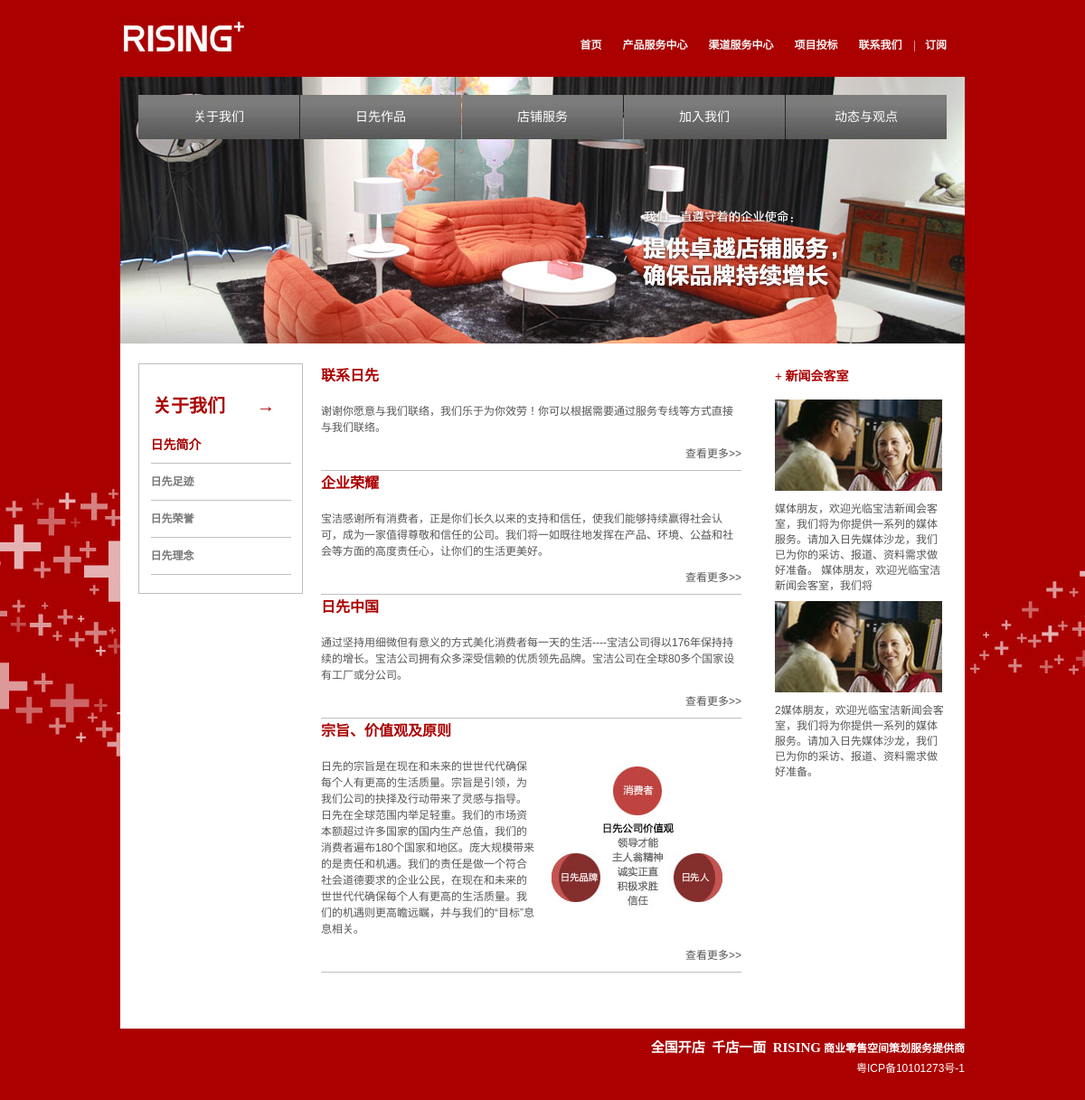
Page /index.php/about/view/about/1 on the committed database.
### tables this page shows
CREATE TABLE IF NOT EXISTS `sd_link` (
  `cat_id` smallint(6) unsigned NOT NULL AUTO_INCREMENT,
  `cat_name` varchar(90) NOT NULL,
  `action_name` varchar(50) NOT NULL COMMENT 'URL',
  `parent_id` smallint(6) NOT NULL DEFAULT '0',
  `sort_order` tinyint(4) NOT NULL,
  `tid` tinyint(4) NOT NULL DEFAULT '0' COMMENT '1为链接管理，0为栏目管理',
  PRIMARY KEY (`cat_id`),
  KEY `cat_name` (`cat_name`)
);

CREATE TABLE IF NOT EXISTS `sd_case_cat` (
  `cat_id` smallint(6) unsigned NOT NULL AUTO_INCREMENT,
  `typeid` tinyint(4) NOT NULL DEFAULT '0' COMMENT '1为图片2为新闻3为自定4自定义页面',
  `stype` varchar(200) NOT NULL,
  `cat_name` varchar(90) NOT NULL,
  `action_name` varchar(100) NOT NULL COMMENT 'URL',
  `keywords` varchar(255) NOT NULL,
  `cat_desc` varchar(255) NOT NULL,
  `cat_name_en` varchar(90) NOT NULL,
  `keywords_en` varchar(255) NOT NULL,
  `cat_desc_en` varchar(255) NOT NULL,
  `cat_pic` varchar(90) NOT NULL COMMENT '栏目banner',
  `keywords_tw` varchar(255) NOT NULL,
  `cat_desc_tw` varchar(255) NOT NULL,
  `parent_id` smallint(6) NOT NULL DEFAULT '0',
  `sort_order` tinyint(4) NOT NULL,
  `show_in_nav` tinyint(4) NOT NULL DEFAULT '0',
  PRIMARY KEY (`cat_id`),
  KEY `cat_name` (`cat_name`)
);

CREATE TABLE IF NOT EXISTS `sd_case_about` (
  `case_id` int(10) unsigned NOT NULL AUTO_INCREMENT,
  `cat_id` smallint(6) NOT NULL DEFAULT '0',
  `title` varchar(200) DEFAULT NULL,
  `sort_order` tinyint(4) NOT NULL DEFAULT '0',
  `keyword` varchar(100) DEFAULT NULL,
  `content` mediumtext,
  `title_en` varchar(200) NOT NULL,
  `keyword_en` varchar(100) NOT NULL,
  `content_en` mediumtext NOT NULL,
  `title_tw` varchar(200) NOT NULL,
  `keyword_tw` varchar(100) NOT NULL,
  `content_tw` mediumtext NOT NULL,
  `g_pic` varchar(50) NOT NULL,
  `addtime` int(11) NOT NULL DEFAULT '0',
  `author` varchar(20) DEFAULT NULL,
  `click` int(11) NOT NULL DEFAULT '0',
  `updatetime` int(11) NOT NULL DEFAULT '0',
  PRIMARY KEY (`case_id`)
);

CREATE TABLE IF NOT EXISTS `sd_news_link` (
  `cat_id` smallint(6) unsigned NOT NULL AUTO_INCREMENT,
  `cat_name` varchar(90) NOT NULL,
  `action_name` varchar(50) NOT NULL COMMENT 'URL',
  `parent_id` smallint(6) NOT NULL DEFAULT '0',
  `sort_order` tinyint(4) NOT NULL,
  `pic` char(50) NOT NULL DEFAULT '#' COMMENT 'banner URL',
  `cat_desc` tinytext NOT NULL COMMENT 'description of topic',
  PRIMARY KEY (`cat_id`),
  KEY `cat_name` (`cat_name`)
);

### app/controllers/about.php (called while the page is built, shortened)
<?php if ( ! defined('BASEPATH')) exit('No direct script access allowed');
class About extends CI_Controller {
	public function view($page = 'about')
    {
		$data['pre'] = $this->config->base_url();
		$link = $this->Common_model->get_link();
		$topic = $this->Common_model->get_topics();
		$pagenav = $this->Common_model->get_pagenav();
		$data['link'] = $link;
		$data['topic'] = $topic;
		$data['pagenav'] = $pagenav;
		$cur = 0;
		$data['cur'] = $cur;
		$cur2 = $this->uri->segment(5, 0);
		$cur3 = $cur2;
		if($cur2 == 0)
		{
			$cur2 = $pagenav[2]['cat_id'];
		}
		$data['cur2'] = $cur2;
		$data['cur3'] = $cur3;
		$url_detail = 'http://localhost/rising/index.php/about_detail/view/detail/1/6/';
		$data['url_detail'] = $url_detail;
		$this->load->model('About_model');
		$cat_id = 8;
		$content = $this->About_model->get_content($cat_id);
		$data['content'] = $content;
		$cat_id2 = 1;
		$news = $this->Common_model->get_news($cat_id2);
		$data['news'] = $news;
		$this->load->view('templates/header',$data);
		$this->load->view('templates/advertise',$data);
		$this->load->view('templates/pagenav',$data);
		$this->load->view('about/'.$page);
		$this->load->view('templates/footer');
	}
}

### index.php (called while the page is built, shortened)
<?php
require_once BASEPATH.'core/CodeIgniter.php';

### app/models/Common_model.php (called while the page is built, shortened)
<?php
class Common_model extends CI_Model
{
	public function get_link()
	{
		 $sql = "SELECT * FROM sd_link ";
		 $sql .= "ORDER BY sort_order DESC,cat_id";
		 $query = $this->db->query($sql);
		 return $query->result_array();
	}
	public function get_topic($parent_id)
	{
		$sql = "SELECT * FROM sd_case_cat ";
		$sql .= "WHERE parent_id = $parent_id ";
		$sql .= "ORDER BY sort_order DESC,cat_id";
		$query = $this->db->query($sql);
		$data = $query->result_array();
		return $data;
	}
	public function get_topics()
	{
		$parent_id = 0;
		$ftopic = $this->get_topic($parent_id);
		foreach($ftopic as $v)
		{
			$arr = array();
			$parent_id2 = $v['cat_id'];
			$stopic = $this->get_topic($parent_id2);
			$arr[] = $v;
			$arr[] = $stopic;
			$res[] = $arr;
		}
		return $res;
	}
	public function get_pagenav()
	{
		$parent_id = $this->uri->segment(4, 0);
		$sql1 = "SELECT * FROM sd_case_cat ";
		$sql1 .= "WHERE cat_id = $parent_id ";
		$sql1 .= "LIMIT 1";
		$query1 = $this->db->query($sql1);
		$topic1 = $query1->result_array();
		$sql2 = "SELECT * FROM sd_case_cat ";
		$sql2 .= "WHERE parent_id = $parent_id ";
		$sql2 .= "ORDER BY sort_order DESC,cat_id asc";
		$query2 = $this->db->query($sql2);
		$topic2 = $query2->result_array();
		$data = array_merge($topic1,$topic2);
		return $data;
	}
	public function get_news($cat_id)
	{
		$limit = 2;
		$sql = "SELECT * FROM sd_news_link ";
		$sql .= "WHERE parent_id = $cat_id ";
		$sql .= "ORDER BY sort_order DESC,";
		$sql .= "cat_id DESC ";
		$sql .= "LIMIT $limit ";
		$query = $this->db->query($sql);
		$data = $query->result_array();
		return $data;
	}
}

### app/models/about_model.php (called while the page is built, shortened)
<?php
class About_model extends CI_Model
{
	public function get_content($cat_id)
	{
		$limit = 4;
		$sql = "SELECT * FROM sd_case_about ";
		$sql .= "WHERE cat_id = $cat_id ";
		$sql .= "ORDER BY sort_order DESC,";
		$sql .= "case_id DESC ";
		$sql .= "LIMIT $limit";
		$query = $this->db->query($sql);
		$data = $query->result_array();
		return $data;
	}
}

### app/views/about/about.php (the view)
               <div class="mid_con">
<?php foreach($content as $k=>$v): ?>
               	  <div class="conlevel">
                     		<h3 class="th3"><?php echo $v['title']; ?></h3>
			<?php echo $v['content']; ?>
                           <div class="more">
                           	<a href="<?php echo $url_detail . $v['case_id']; ?>">查看更多>></a>
                           </div>
                     </div>
<?php endforeach; ?>
                     <br />
                     <br />
                     <br />
               </div>
               <div class="right_con">
		<h3>&plus; 新闻会客室</h3>
<?php foreach($news as $k=>$v): ?>
                       <a href="<?php echo $v['action_name']; ?>" target="_blank"><img src="<?php echo $pre . $v['pic']; ?>" /></a>
                       <p><?php echo mb_substr($v['cat_desc'],0,360); ?></p>
               <?php endforeach; ?>
</div>
       </div>
   </div>

### app/views/templates/header.php (shortened to what this page needs)
<!DOCTYPE html PUBLIC "-//W3C//DTD XHTML 1.0 Transitional//EN" "http://www.w3.org/TR/xhtml1/DTD/xhtml1-transitional.dtd">
<html xmlns="http://www.w3.org/1999/xhtml">
<head>
<link href="<?php echo $pre; ?>public/css/reset.css" type="text/css" rel="stylesheet" />
<link href="<?php echo $pre; ?>public/css/layout.css" type="text/css" rel="stylesheet" />
</head>
<body>
	<div class="wrap">
		<div class="head">
        	<div class="logo"><a href="<?php echo $pre; ?>"><img src="<?php echo $pre; ?>public/images/index_03.jpg" /></a></div>
            <div class="banner">
                <div class="menu">
				<?php foreach($link as $v): ?>
                	<span><a href="<?php echo $v['action_name']; ?>"><?php echo $v['cat_name']; ?></a></span>
				<?php endforeach; ?>
                    |<span><a href="#" class="booknow">订阅</a></span>
                </div>
            </div>
        </div>
        <div class="index">
        	<div class="nav">
			<?php
			foreach($topic as $k=>$v):
				$ftopic = $v[0];
				echo '<span>';
			?>
				<a href="<?php echo $ftopic['action_name']; ?>"><?php echo $ftopic['cat_name']; ?></a>
                </span>
			<?php endforeach; ?>
            </div>

### app/views/templates/advertise.php
<?php if($cur3 == 0):?>
			<div class="advertise">
            	<div class="bigpic"><a href="#"><img src="<?php echo $pre . $topic[$cur][0]['cat_pic']; ?>" /></a></div>
            </div>
<?php endif; ?>

### app/views/templates/pagenav.php
<?php if($cur3 == 0): ?>
			<div class="page">
<?php else: ?>
			<div class="page subpage">
<?php endif; ?>
					<div class="pagenav">
					<?php
					$str = '';
					foreach($pagenav as $k=>$v)
					{
						if($k==0)
						{
							$str .= '<h3>' . $v['cat_name'] . '&nbsp;&nbsp;&nbsp;&nbsp;&nbsp;&nbsp; &rarr;</h3>';
						}
						else if($k == 1)
						{
							continue;
						}
						else
						{
							if($v['cat_id'] == $cur2)
							{
								$str .='<span class="cur">';
							}
							else
							{
								$str .= '<span>';
							}
							$str .= '<a href="' . $v['action_name'] . '">' . $v['cat_name'] . '</a></span>';
						}
					}
					echo $str;
                    ?>
                    </div>

### public/css/layout.css (style rules this page uses)
body { font-family:'微软雅黑',Arial, Helvetica, sans-serif;font-size:12px;background:#aa0000 url(../images/bg_02.jpg) no-repeat center 520px; }
.wrap { width:934px;margin:0 auto; }
.head { width:100%;height:85px; }
.logo { float:left;margin-top:20px;width:142px;height:43px; }
.banner { width:585px;float:right;height:75px;font-family:"微软雅黑";padding:10px 10px 0 0 }
.menu { text-align:right;margin-top:30px;color:#f3f2f1; }
.menu span { padding:5px 10px; }
.menu span a { color:#f3f2f1;font-weight:bold; }
.index { width:100%;margin:0px auto 10px;position:relative;background:#fff;overflow:hidden;zoom:1; }
.nav { position:absolute;width:895px;height:49px;left:20px;top:20px;z-index:5 }
.nav span { float:left;background:url(../images/index_10.jpg) no-repeat;width:178px;height:49px;line-height:49px;text-align:center;margin-right:1px; }
.nav span a { color:#fff;font-size:14px;font-family:"微软雅黑"; }
.advertise { margin:0 auto;width:934px;height:317px;position:relative;float:left; }
.bigpic { overflow:hidden;zoom:1;width:100%;margin:0;position:absolute;left:0;top:0; }
.bigpic a img { float:left; }
.pagenav h3 { font-size:20px;font-family:"微软雅黑"; }
.page { width:100%;margin:20px auto;overflow:hidden;zoom:1; }
.pagenav { float:left;width:180px;border:1px solid #bfbfbf;margin:0 20px;padding-bottom:20px; }
.pagenav h3 { font-weight:bold;font-size:20px;font-family:"微软雅黑";color:#aa0000;text-indent:15px;display:block;margin:30px 0 10px 0; }
.pagenav span { width:155px;height:40px;line-height:40px;border-bottom:1px solid #bfbfbf;display:block;margin:0 auto; }
.pagenav span a { color:#797979;font-weight:bold; }
.pagenav span.cur a { color:#aa0000;font-size:14px;font-weight:bold; }
.mid_con { width:465px;float:left; }
.conlevel { border-bottom:1px solid #bfbfbf; }
.conlevel h3 { font-size:16px;font-family:"微软雅黑";font-weight:bold;color:#aa0000;display:block;margin:30px auto 20px; }
.conlevel p { color:#565656;line-height:18px; }
.imgalign { float:right;margin:0 10px; }
.more { height:18px;text-align:right;margin:10px auto; }
.more a { color:#565656; }
.conlevel h3.th3 { margin-top:0px; }
.right_con { float:right;width:190px;margin-right:20px; }
.right_con h3 { font-size:14px;font-family:"微软雅黑";font-weight:bold;color:#aa0000;display:block;line-height:30px; }
.right_con img { margin:10px auto; }
.right_con p { color:#555; }

### rows in the picture
sd_link: cat_name "首页"
sd_link: cat_name "产品服务中心"
sd_link: cat_name "渠道服务中心"
sd_link: cat_name "项目投标"
sd_link: cat_name "联系我们"
sd_case_cat: cat_name "关于我们", cat_pic (picture)
sd_case_cat: cat_name "日先作品"
sd_case_cat: cat_name "店铺服务"
sd_case_cat: cat_name "加入我们"
sd_case_cat: cat_name "动态与观点"
sd_case_cat: cat_name "日先简介"
sd_case_cat: cat_name "日先足迹"
sd_case_cat: cat_name "日先荣誉"
sd_case_cat: cat_name "日先理念"
sd_case_about: title "联系日先", content "谢谢你愿意与我们联络，我们乐于为你效劳！你可以根据需要通过服务专线等方式直接与我们联络。"
sd_case_about: title "企业荣耀", content "宝洁感谢所有消费者，正是你们长久以来的支持和信任，使我们能够持续赢得社会认可，成为一家值得尊敬和信任的公司。我们将一如既往地发挥在产品、环境、公益和社会等方面的高度责任心，让你们的生活更美好。"
sd_case_about: title "日先中国", content "通过坚持用细微但有意义的方式美化消费者每一天的生活----宝洁公司得以176年保持持续的增长。宝洁公司拥有众多深受信赖的优质领先品牌。宝洁公司在全球80多个国家设有工厂或分公司。"
sd_case_about: title "宗旨、价值观及原则", content (picture), content "日先的宗旨是在现在和未来的世世代代确保每个人有更高的生活质量。宗旨是引领，为我们公司的抉择及行动带来了灵感与指导。 日先在全球范围内举足轻重。我们的市场资本额超过许多国家的国内生产总值，我们的消费者遍布180个国家和地区。庞大规模带来的是责任和机遇。我们的责任是做一个符合社会道德要求的企业公民，在现在和未来的世世代代确保每个人有更高的生活质量。我们的机遇则更高瞻远瞩，并与我们的“目标”息息相关。"
sd_news_link: pic (picture), cat_desc "媒体朋友，欢迎光临宝洁新闻会客室，我们将为你提供一系列的媒体服务。请加入日先媒体沙龙，我们已为你的采访、报道、资料需求做好准备。 媒体朋友，欢迎光临宝洁新闻会客室，我们将"
sd_news_link: pic (picture), cat_desc "2媒体朋友，欢迎光临宝洁新闻会客室，我们将为你提供一系列的媒体服务。请加入日先媒体沙龙，我们已为你的采访、报道、资料需求做好准备。"
